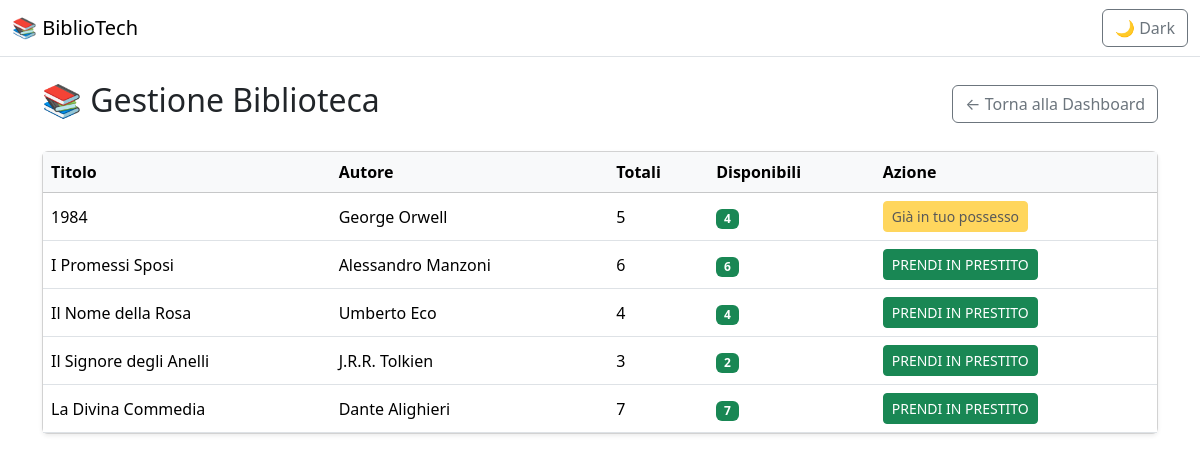
Screenshot of /root/src/libri.php (signed in) with the database file from the repository.
### tables this page shows
CREATE TABLE libri (
    id INT AUTO_INCREMENT PRIMARY KEY,
    titolo VARCHAR(255) NOT NULL,
    autore VARCHAR(255) NOT NULL,
    copie_totali INT NOT NULL CHECK (copie_totali >= 0),
    copie_disponibili INT NOT NULL CHECK (copie_disponibili >= 0),
    created_at TIMESTAMP DEFAULT CURRENT_TIMESTAMP,
    CONSTRAINT chk_copie_coerenza 
        CHECK (copie_disponibili <= copie_totali)
);

### root/src/libri.php (the view, shortened to what this page needs)
<?php
require 'config.php';
$userId = $_SESSION['user_id'];
$ruolo = $_SESSION['ruolo'];
$stmt = $pdo->query("SELECT * FROM libri ORDER BY titolo ASC");
$libri = $stmt->fetchAll();
$libriInPrestito = [];
if ($ruolo === 'studente') {
    $stmt = $pdo->prepare("
        SELECT id_libro
        FROM prestiti
        WHERE id_utente = ?
        AND data_restituzione IS NULL
    ");
    $stmt->execute([$userId]);
    $libriInPrestito = $stmt->fetchAll(PDO::FETCH_COLUMN);
}
?>
<?php include 'header.php'; ?>
<div class="container mt-4">
    <div class="d-flex justify-content-between align-items-center mb-4">
        <h2>📚 Gestione Biblioteca</h2>
        <a href="homepage.php" class="btn btn-outline-secondary">
            ← Torna alla Dashboard
        </a>
    </div>
    <div class="card shadow-sm">
        <div class="card-body p-0">
            <table class="table table-hover mb-0 align-middle">
                <thead class="table-light">
                    <tr>
                        <th>Titolo</th>
                        <th>Autore</th>
                        <th>Totali</th>
                        <th>Disponibili</th>
                        <?php if ($ruolo === 'studente'): ?>
                            <th>Azione</th>
                        <?php endif; ?>
                    </tr>
                </thead>
                <tbody>
                <?php foreach ($libri as $libro): ?>
                    <?php
                    $giaPreso = in_array($libro['id'], $libriInPrestito);
                    ?>
                    <tr>
                        <td><?= htmlspecialchars($libro['titolo']) ?></td>
                        <td><?= htmlspecialchars($libro['autore']) ?></td>
                        <td><?= $libro['copie_totali'] ?></td>
                        <td>
                            <?php if ($libro['copie_disponibili'] > 0): ?>
                                <span class="badge bg-success">
                                    <?= $libro['copie_disponibili'] ?>
                                </span>
                            <?php else: ?>
                                <span class="badge bg-danger">0</span>
                            <?php endif; ?>
                        </td>
                        <?php if ($ruolo === 'studente'): ?>
                        <td>
                            <?php if ($giaPreso): ?>
                                <button class="btn btn-sm btn-warning" disabled>
                                    Già in tuo possesso
                                </button>
                            <?php elseif ($libro['copie_disponibili'] > 0): ?>
                                <a href="prestito.php?id=<?= $libro['id'] ?>"
                                   class="btn btn-sm btn-success">
                                    PRENDI IN PRESTITO
                                </a>
                            <?php else: ?>
                                <button class="btn btn-sm btn-secondary" disabled>
                                    Non disponibile
                                </button>
                            <?php endif; ?>
                        </td>
                        <?php endif; ?>
                    </tr>
                <?php endforeach; ?>
                </tbody>
            </table>
        </div>
    </div>
</div>
</body>
</html>

### root/src/header.php (shortened to what this page needs)
<?php
$tema = $_COOKIE['tema'] ?? 'light';
?>
<!DOCTYPE html>
<html lang="it" data-bs-theme="<?= htmlspecialchars($tema) ?>">
<head>
<link href="https://cdn.jsdelivr.net/npm/bootstrap@5.3.3/dist/css/bootstrap.min.css" rel="stylesheet">
</head>
<body class="bg-body">
<nav class="navbar navbar-expand-lg bg-body border-bottom">
  <div class="container-fluid">
    <a class="navbar-brand" href="index.php">📚 BiblioTech</a>
    <div class="d-flex">
      <form method="post" action="set_theme.php">
        <button type="submit" name="toggle" class="btn btn-outline-secondary">
            <?= $tema === 'dark' ? '☀️ Light' : '🌙 Dark' ?>
        </button>
      </form>
    </div>
  </div>
</nav>

### rows the page displays
libri: titolo "1984", autore "George Orwell", copie_totali "5", copie_disponibili "4", shows "Già in tuo possesso"
libri: titolo "I Promessi Sposi", autore "Alessandro Manzoni", copie_totali "6", copie_disponibili "6"
libri: titolo "Il Nome della Rosa", autore "Umberto Eco", copie_totali "4", copie_disponibili "4"
libri: titolo "Il Signore degli Anelli", autore "J.R.R. Tolkien", copie_totali "3", copie_disponibili "2"
libri: titolo "La Divina Commedia", autore "Dante Alighieri", copie_totali "7", copie_disponibili "7"
